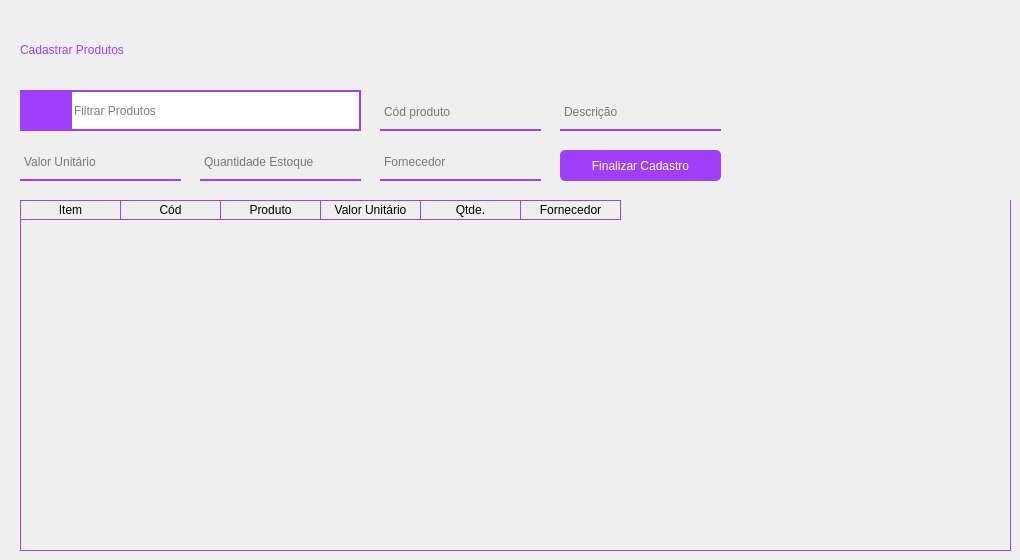
      <widget class="QWidget" name="pg_cadastar_produtos">
       <widget class="QLabel" name="lbl_titulo_cadastrar_produto">
        <property name="geometry">
         <rect>
          <x>20</x>
          <y>30</y>
          <width>241</width>
          <height>41</height>
         </rect>
        </property>
        <property name="styleSheet">
         <string notr="true">font: 16pt &quot;Montserrat&quot;;
color: #9f3ffa;
</string>
        </property>
        <property name="text">
         <string>Cadastrar Produtos</string>
        </property>
        <property name="textFormat">
         <enum>Qt::AutoText</enum>
        </property>
        <property name="wordWrap">
         <bool>false</bool>
        </property>
        <property name="textInteractionFlags">
         <set>Qt::LinksAccessibleByKeyboard|Qt::LinksAccessibleByMouse</set>
        </property>
       </widget>
       <widget class="QTableWidget" name="tabela_cadastro">
        <property name="geometry">
         <rect>
          <x>20</x>
          <y>200</y>
          <width>991</width>
          <height>351</height>
         </rect>
        </property>
        <property name="styleSheet">
         <string notr="true">QTableWidget {
	gridline-color: #9f3ffa;;
	background-color: transparent;
	outline: 0;
	border: 1px solid #9f3ffa;
	border-top: 0px
	
}

QTableWidget::item:selected{
	background-color:#9f3ffa;;
}

QTableWidget::horizontalHeader {	
	background-color: #9f3ffa;
}

QHeaderView::section:horizontal
{
    border: 1px solid #9f3ffa;
	background-color: transparent;
	border-left: 0px;
	color: black;

}
</string>
        </property>
        <property name="frameShape">
         <enum>QFrame::Panel</enum>
        </property>
        <property name="frameShadow">
         <enum>QFrame::Sunken</enum>
        </property>
        <property name="editTriggers">
         <set>QAbstractItemView::SelectedClicked</set>
        </property>
        <property name="tabKeyNavigation">
         <bool>true</bool>
        </property>
        <property name="showDropIndicator" stdset="0">
         <bool>false</bool>
        </property>
        <property name="alternatingRowColors">
         <bool>false</bool>
        </property>
        <property name="selectionMode">
         <enum>QAbstractItemView::ExtendedSelection</enum>
        </property>
        <property name="gridStyle">
         <enum>Qt::SolidLine</enum>
        </property>
        <property name="sortingEnabled">
         <bool>true</bool>
        </property>
        <attribute name="verticalHeaderVisible">
         <bool>false</bool>
        </attribute>
        <attribute name="verticalHeaderShowSortIndicator" stdset="0">
         <bool>false</bool>
        </attribute>
        <attribute name="verticalHeaderStretchLastSection">
         <bool>false</bool>
        </attribute>
        <column>
         <property name="text">
          <string>Item</string>
         </property>
        </column>
        <column>
         <property name="text">
          <string>Cód</string>
         </property>
        </column>
        <column>
         <property name="text">
          <string>Produto</string>
         </property>
        </column>
        <column>
         <property name="text">
          <string>Valor Unitário</string>
         </property>
        </column>
        <column>
         <property name="text">
          <string>Qtde.</string>
         </property>
        </column>
        <column>
         <property name="text">
          <string>Fornecedor</string>
         </property>
        </column>
       </widget>
       <widget class="QLineEdit" name="line_codigo_produto_cadastrar">
        <property name="geometry">
         <rect>
          <x>380</x>
          <y>100</y>
          <width>161</width>
          <height>31</height>
         </rect>
        </property>
        <property name="styleSheet">
         <string notr="true">background-color: rgba(0, 0 , 0, 0);
border: 2px solid rgba(0,0,0,0);
border-bottom-color: rgb(159, 63, 250);
color: rgb(0,0,0);
padding-bottom: 8px;
border-radius: 0px;
font: 10pt &quot;Montserrat&quot;;</string>
        </property>
        <property name="placeholderText">
         <string>Cód produto</string>
        </property>
        <property name="clearButtonEnabled">
         <bool>true</bool>
        </property>
       </widget>
       <widget class="QLineEdit" name="line_descricao_cadastrar">
        <property name="geometry">
         <rect>
          <x>560</x>
          <y>100</y>
          <width>161</width>
          <height>31</height>
         </rect>
        </property>
        <property name="styleSheet">
         <string notr="true">background-color: rgba(0, 0 , 0, 0);
border: 2px solid rgba(0,0,0,0);
border-bottom-color: rgb(159, 63, 250);
color: rgb(0,0,0);
padding-bottom: 8px;
border-radius: 0px;
font: 10pt &quot;Montserrat&quot;;</string>
        </property>
        <property name="placeholderText">
         <string>Descrição</string>
        </property>
        <property name="clearButtonEnabled">
         <bool>true</bool>
        </property>
       </widget>
       <widget class="QLineEdit" name="line_valor_cadastrar">
        <property name="geometry">
         <rect>
          <x>20</x>
          <y>150</y>
          <width>161</width>
          <height>31</height>
         </rect>
        </property>
        <property name="styleSheet">
         <string notr="true">background-color: rgba(0, 0 , 0, 0);
border: 2px solid rgba(0,0,0,0);
border-bottom-color: rgb(159, 63, 250);
color: rgb(0,0,0);
padding-bottom: 8px;
border-radius: 0px;
font: 10pt &quot;Montserrat&quot;;</string>
        </property>
        <property name="placeholderText">
         <string>Valor Unitário</string>
        </property>
        <property name="clearButtonEnabled">
         <bool>true</bool>
        </property>
       </widget>
       <widget class="QLineEdit" name="line_qtde_cadastrar">
        <property name="geometry">
         <rect>
          <x>200</x>
          <y>150</y>
          <width>161</width>
          <height>31</height>
         </rect>
        </property>
        <property name="styleSheet">
         <string notr="true">background-color: rgba(0, 0 , 0, 0);
border: 2px solid rgba(0,0,0,0);
border-bottom-color: rgb(159, 63, 250);
color: rgb(0,0,0);
padding-bottom: 8px;
border-radius: 0px;
font: 10pt &quot;Montserrat&quot;;</string>
        </property>
        <property name="placeholderText">
         <string>Quantidade Estoque</string>
        </property>
        <property name="clearButtonEnabled">
         <bool>true</bool>
        </property>
       </widget>
       <widget class="QLineEdit" name="line_fornecedor_cadastrar">
        <property name="geometry">
         <rect>
          <x>380</x>
          <y>150</y>
          <width>161</width>
          <height>31</height>
         </rect>
        </property>
        <property name="styleSheet">
         <string notr="true">background-color: rgba(0, 0 , 0, 0);
border: 2px solid rgba(0,0,0,0);
border-bottom-color: rgb(159, 63, 250);
color: rgb(0,0,0);
padding-bottom: 8px;
border-radius: 0px;
font: 10pt &quot;Montserrat&quot;;</string>
        </property>
        <property name="placeholderText">
         <string>Fornecedor</string>
        </property>
        <property name="clearButtonEnabled">
         <bool>true</bool>
        </property>
       </widget>
       <widget class="QPushButton" name="btn_finalizar_cadastro">
        <property name="geometry">
         <rect>
          <x>560</x>
          <y>150</y>
          <width>161</width>
          <height>31</height>
         </rect>
        </property>
        <property name="styleSheet">
         <string notr="true">QPushButton {
border: 2px;
background-color: rgb(159, 63, 250);
color: white;
border-radius: 5px;
font: 10pt &quot;Montserrat&quot;;
outline: 0;
}

QPushButton:hover {
	background-color: rgb(197, 62, 255);
}
</string>
        </property>
        <property name="text">
         <string>Finalizar Cadastro</string>
        </property>
       </widget>
       <widget class="QPushButton" name="btn_pesquisar_produto_7">
        <property name="geometry">
         <rect>
          <x>20</x>
          <y>90</y>
          <width>51</width>
          <height>41</height>
         </rect>
        </property>
        <property name="styleSheet">
         <string notr="true">QPushButton {
border: 2px;
background-color: rgb(159, 63, 250);
color: white;

font: 10pt &quot;Montserrat&quot;;
outline: 0;
}

QPushButton:hover {
	background-color: rgb(197, 62, 255);
}
</string>
        </property>
        <property name="text">
         <string/>
        </property>
        <property name="icon">
         <iconset resource="../QRC/file_principal_rc.qrc">
          <normaloff>:/icones/lupa.png</normaloff>:/icones/lupa.png</iconset>
        </property>
        <property name="iconSize">
         <size>
          <width>25</width>
          <height>25</height>
         </size>
        </property>
       </widget>
       <widget class="QLineEdit" name="line_search_Bar_7">
        <property name="geometry">
         <rect>
          <x>70</x>
          <y>90</y>
          <width>291</width>
          <height>41</height>
         </rect>
        </property>
        <property name="styleSheet">
         <string notr="true">border: 2px solid #9f3ffa;
font: 10pt &quot;Montserrat&quot;;</string>
        </property>
        <property name="cursorPosition">
         <number>0</number>
        </property>
        <property name="placeholderText">
         <string>Filtrar Produtos</string>
        </property>
        <property name="clearButtonEnabled">
         <bool>true</bool>
        </property>
       </widget>
      </widget>
